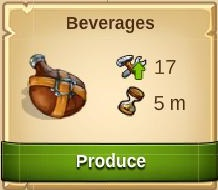
#> input picture beverages.jpg, 218 x 190 px, given in place of xgrab.jpg, which was not available; the run also reads 1 picture not shown here
$ python main_sequence.py
#> lines starting #> are read from the running program, lines starting #| are printed output that depends on the picture; pictures that were not available may be replaced by others from this repository, and a replacement may not be noted
### ClickForCoins.py
#!/usr/bin/env python3
import os
import cv2
import pyautogui
import numpy as np
from matplotlib import pyplot as plt
from time import sleep
from collections import defaultdict
from random import random
import checkForX as cfx

def takescreencap(picname):
    pyautogui.screenshot(picname)

def find_coins(cv_picref):
    template=cv2.imread('coin.jpg',0)
    res=cv2.matchTemplate(cv_picref,template,cv2.TM_CCOEFF_NORMED)
#> res = [1]
    threshold=0.8
    loc=np.where(res>=threshold)
#> loc = ([0], [0])
    return loc

def list_duplicates(sequence):
    '''
    Returns a tuple of each duplicated item, along with the indices in the sequence where
    that item appears
    example:  [12,13,14,14,15,14,15,16] will return a generator that can be output as:
    (14, [2,3,5])
    (15, [4,6])

    '''
    tally=defaultdict(list)
    for i, item in enumerate(sequence):
        tally[item].append(i)
    return ((key,locs) for key,locs in tally.items() if len(locs)>1)

def clear_duplicate_locs(locations): #locations should be a tuple of numpy ndarrays
    '''
    The duplicates aren't TRUE duplicates, but they're typically points that share the same
    X coordinate, and have Y coordinates that are off by one.
    #locations[0] -> down (Y)
    #locations[1] -> across (X)
    '''
#> called with locations = ([0], [0])
    x = locations[1]
#> x = [0]
    y = locations[0]
#> y = [0]
    for dup in sorted(list_duplicates(x)):
#> in list_duplicates, `tally=defaultdict(list)`: tally = 0 items
        print("Duplicates: ",dup)
        temp=dup[1]
        temp.reverse() #if you're going to remove elements by index, start from the back
        for idx in range(len(temp)):
            if idx==0:
                continue #keep the first one.  Throw out the rest
            np.delete(x,temp[idx],0)
            np.delete(y,temp[idx],0)
#> this loop made 0 passes
#> in get_coins, `cleaned_locs = clear_duplicate_locs(locations)`: cleaned_locs = [(0, 0)]
    pairs = zip(x,y)
    return list(pairs)

def get_rich(list_of_locations):
    cx=-1
    cy=-1
    for pair in list_of_locations:
        if(cx==pair[0] or cy==pair[1]):
            continue
        cx=pair[0]
#> cx = 0
        cy=pair[1]
#> cy = 0
        pyautogui.moveTo(cx,cy+75,duration=random())
        print("Moving to: ",pair[0],pair[1]+75)
#| Moving to:  0 75
        sleep(random()*2)
        pyautogui.click()
        sleep(random()*5)
        if(cfx.x_safety()>0):
            print("dup missed, dialog handled")

def get_coins():
    if os.path.exists("screencap.jpg"):
        os.remove("screencap.jpg")
    picname="screencap.jpg"
    takescreencap(picname)
    cvPic=cv2.imread(picname,0)
    locations=find_coins(cvPic)
    cleaned_locs = clear_duplicate_locs(locations)
    get_rich(cleaned_locs)

# [24 lines that do not run on import are left out]

### checkForX.py
#!/usr/bin/env python3
import os
import cv2
import pyautogui
import numpy as np
from time import sleep
from collections import defaultdict
from random import random

def screengrab(picname):
    pyautogui.screenshot(picname)

def find_X(cv_picref,template):
    res=cv2.matchTemplate(cv_picref,template,cv2.TM_CCOEFF_NORMED)
    threshold=0.8
    loc = np.where(res>=threshold)
    return loc

# [6 lines left out: function click_x, not called in this run]

def x_safety():
    if os.path.exists("xgrap.jpg"):
        os.remove("xgrab.jpg")
    safepic="xgrab.jpg"
    screengrab(safepic)
    cvPicGray=cv2.imread(safepic,0)
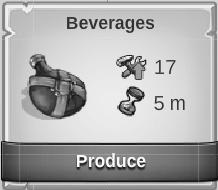
#> cvPicGray: shape (190, 218); min 0, max 255, mean 173.1
    template=cv2.imread('bigX.jpg',0)
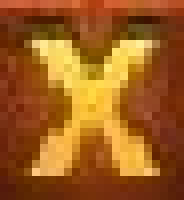
#> input picture bigX.jpg, 23 x 25 px (shown 8 times larger)
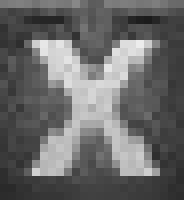
#> template: shape (25, 23) (shown 8 times larger); min 27, max 236, mean 105.3
    w,h=template.shape[::-1]
#> w = 23; h = 25
    locations=find_X(cvPicGray,template)
#> in find_X, `res=cv2.matchTemplate(cv_picref,template,cv2.TM_CCOEFF_NORMED)`:
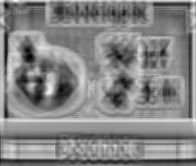
#> res: shape (166, 196) float32; min -0.448, max 0.447, mean 0.0202; drawn with min black and max white
#> in find_X, `loc = np.where(res>=threshold)`: loc = (empty array, empty array)
#> locations = (empty array, empty array)
    y=locations[0]
#> y = empty array
    x=locations[1]
#> x = empty array
    if len(x)==0:
        print("NO X")
        return 0
    w=w/2.0
    h=h/2.0
    coords=[x[0]+w,y[0]+h]
    click_x(coords)
    return 1

# [16 lines that do not run on import are left out]

### ClickForSupplies.py
#!/usr/bin/env python3
import os
import cv2
import pyautogui
import numpy as np
from matplotlib import pyplot as plt
from time import sleep
from collections import defaultdict
from random import random
import ClickForCoins as cc
import checkForX as cfx

def takescreencap(picname):
    pyautogui.screenshot(picname)

def find_supplies(cv_picref):
    template = cv2.imread('tools.jpg',0)
    res = cv2.matchTemplate(cv_picref,template,cv2.TM_CCOEFF_NORMED)
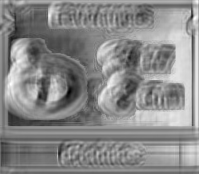
#> res: shape (174, 199) float32; min -0.576, max 0.535, mean 0.0232; drawn with min black and max white
    threshold=0.8
    loc=np.where(res>=threshold)
#> loc = (empty array, empty array)
    return loc

def find_zzzs(cv_picref):
    template = cv2.imread('zzz.jpg',0)
    res = cv2.matchTemplate(cv_picref,template,cv2.TM_CCOEFF_NORMED)
    threshold=0.8
    loc=np.where(res>=threshold)
    return loc

# [72 lines left out: functions start_bevs, pyg, pythagorean_cleanse, not called in this run]

def get_supplies():
    if os.path.exists("screencap.jpg"):
        os.remove("screencap.jpg")
    picname="screencap.jpg"
    takescreencap(picname)
    cvPic=cv2.imread(picname,0)
    locations=find_supplies(cvPic)
#> locations = (empty array, empty array)
    cleaned_locs=cc.clear_duplicate_locs(locations)
#> cleaned_locs = []
    cc.get_rich(cleaned_locs)
    sleep(5)
    takescreencap(picname)
    cvPic=cv2.imread(picname,0)
    locations=find_zzzs(cvPic)
    cleaned_locs=cc.clear_duplicate_locs(locations)
    start_bevs(cleaned_locs)

# [36 lines that do not run on import are left out]

### main_sequence.py
#!/usr/bin/env python3

import ClickForCoins as cfc
import ClickForSupplies as cfs
import os
import numpy as np
import cv2
import pyautogui
from time import sleep

if __name__=='__main__':
    while(True):
        try:
            cfc.get_coins()
            sleep(5)
#> (the run stopped early here; a loop or call above may not have finished)
